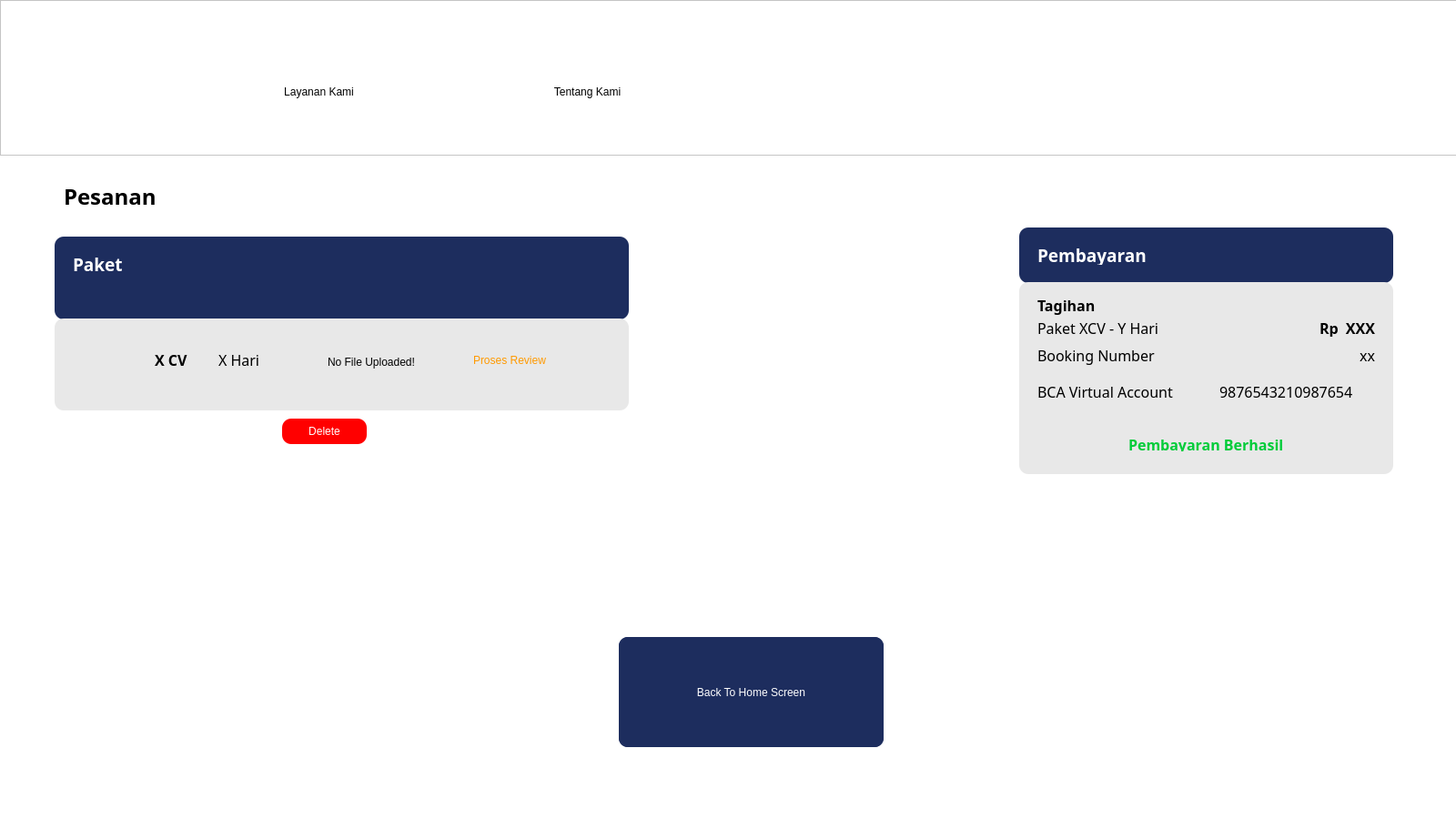
<?xml version="1.0" encoding="UTF-8"?>
<ui version="4.0">
 <class>Dialog</class>
 <widget class="QDialog" name="Dialog">
  <property name="geometry">
   <rect>
    <x>0</x>
    <y>0</y>
    <width>1600</width>
    <height>900</height>
   </rect>
  </property>
  <property name="windowTitle">
   <string>Dialog</string>
  </property>
  <property name="styleSheet">
   <string notr="true">background-color: rgb(255, 255, 255);</string>
  </property>
  <widget class="QLabel" name="labelPesanan">
   <property name="geometry">
    <rect>
     <x>70</x>
     <y>190</y>
     <width>171</width>
     <height>51</height>
    </rect>
   </property>
   <property name="font">
    <font>
     <family>Mulish</family>
     <pointsize>18</pointsize>
     <weight>75</weight>
     <italic>false</italic>
     <bold>true</bold>
    </font>
   </property>
   <property name="text">
    <string>Pesanan</string>
   </property>
  </widget>
  <widget class="QGroupBox" name="paket_box">
   <property name="geometry">
    <rect>
     <x>60</x>
     <y>260</y>
     <width>631</width>
     <height>91</height>
    </rect>
   </property>
   <property name="styleSheet">
    <string notr="true">background-color: rgb(29, 45, 94); border-radius: 10px</string>
   </property>
   <property name="title">
    <string/>
   </property>
   <widget class="QLabel" name="paketText">
    <property name="geometry">
     <rect>
      <x>20</x>
      <y>20</y>
      <width>61</width>
      <height>21</height>
     </rect>
    </property>
    <property name="font">
     <font>
      <family>Mulish</family>
      <pointsize>14</pointsize>
      <weight>75</weight>
      <bold>true</bold>
     </font>
    </property>
    <property name="styleSheet">
     <string notr="true">color: white</string>
    </property>
    <property name="text">
     <string>Paket</string>
    </property>
   </widget>
  </widget>
  <widget class="QGroupBox" name="labelbayar">
   <property name="geometry">
    <rect>
     <x>1120</x>
     <y>250</y>
     <width>411</width>
     <height>61</height>
    </rect>
   </property>
   <property name="styleSheet">
    <string notr="true">background-color: rgb(29, 45, 94); border-radius: 10px</string>
   </property>
   <property name="title">
    <string/>
   </property>
   <widget class="QLabel" name="bayar">
    <property name="geometry">
     <rect>
      <x>20</x>
      <y>20</y>
      <width>121</width>
      <height>21</height>
     </rect>
    </property>
    <property name="font">
     <font>
      <family>Mulish</family>
      <pointsize>14</pointsize>
      <weight>75</weight>
      <bold>true</bold>
     </font>
    </property>
    <property name="styleSheet">
     <string notr="true">color: white</string>
    </property>
    <property name="text">
     <string>Pembayaran</string>
    </property>
   </widget>
  </widget>
  <widget class="QFrame" name="tagihan">
   <property name="geometry">
    <rect>
     <x>1120</x>
     <y>310</y>
     <width>411</width>
     <height>211</height>
    </rect>
   </property>
   <property name="styleSheet">
    <string notr="true">border-radius: 10px;
background-color: rgb(232, 232, 232);</string>
   </property>
   <widget class="QLabel" name="harga">
    <property name="geometry">
     <rect>
      <x>260</x>
      <y>40</y>
      <width>131</width>
      <height>20</height>
     </rect>
    </property>
    <property name="font">
     <font>
      <family>Mulish</family>
      <pointsize>12</pointsize>
      <weight>75</weight>
      <bold>true</bold>
     </font>
    </property>
    <property name="text">
     <string>Rp  XXX</string>
    </property>
    <property name="alignment">
     <set>Qt::AlignRight|Qt::AlignTrailing|Qt::AlignVCenter</set>
    </property>
   </widget>
   <widget class="QLabel" name="tagihantitle">
    <property name="geometry">
     <rect>
      <x>20</x>
      <y>10</y>
      <width>91</width>
      <height>31</height>
     </rect>
    </property>
    <property name="font">
     <font>
      <family>Mulish</family>
      <pointsize>12</pointsize>
      <weight>75</weight>
      <bold>true</bold>
     </font>
    </property>
    <property name="text">
     <string>Tagihan</string>
    </property>
   </widget>
   <widget class="QLabel" name="rincian">
    <property name="geometry">
     <rect>
      <x>20</x>
      <y>40</y>
      <width>181</width>
      <height>20</height>
     </rect>
    </property>
    <property name="font">
     <font>
      <family>Mulish</family>
      <pointsize>12</pointsize>
      <weight>50</weight>
      <bold>false</bold>
     </font>
    </property>
    <property name="text">
     <string>Paket XCV - Y Hari</string>
    </property>
   </widget>
   <widget class="QLabel" name="paymentsuccess">
    <property name="geometry">
     <rect>
      <x>120</x>
      <y>170</y>
      <width>171</width>
      <height>16</height>
     </rect>
    </property>
    <property name="font">
     <font>
      <family>Mulish</family>
      <pointsize>12</pointsize>
      <weight>75</weight>
      <bold>true</bold>
     </font>
    </property>
    <property name="styleSheet">
     <string notr="true">color: rgb(0, 204, 57);</string>
    </property>
    <property name="text">
     <string>Pembayaran Berhasil</string>
    </property>
   </widget>
   <widget class="QLabel" name="bank">
    <property name="geometry">
     <rect>
      <x>20</x>
      <y>110</y>
      <width>181</width>
      <height>20</height>
     </rect>
    </property>
    <property name="font">
     <font>
      <family>Mulish</family>
      <pointsize>12</pointsize>
      <weight>50</weight>
      <bold>false</bold>
     </font>
    </property>
    <property name="text">
     <string>BCA Virtual Account</string>
    </property>
   </widget>
   <widget class="QLabel" name="rekening">
    <property name="geometry">
     <rect>
      <x>220</x>
      <y>110</y>
      <width>181</width>
      <height>20</height>
     </rect>
    </property>
    <property name="font">
     <font>
      <family>Mulish</family>
      <pointsize>12</pointsize>
      <weight>50</weight>
      <bold>false</bold>
     </font>
    </property>
    <property name="text">
     <string>9876543210987654</string>
    </property>
   </widget>
   <widget class="QLabel" name="label">
    <property name="geometry">
     <rect>
      <x>20</x>
      <y>70</y>
      <width>141</width>
      <height>21</height>
     </rect>
    </property>
    <property name="font">
     <font>
      <family>Mulish</family>
      <pointsize>12</pointsize>
     </font>
    </property>
    <property name="text">
     <string>Booking Number</string>
    </property>
   </widget>
   <widget class="QLabel" name="bookingNumber">
    <property name="geometry">
     <rect>
      <x>250</x>
      <y>70</y>
      <width>141</width>
      <height>21</height>
     </rect>
    </property>
    <property name="font">
     <font>
      <family>Mulish</family>
      <pointsize>12</pointsize>
     </font>
    </property>
    <property name="text">
     <string>xx</string>
    </property>
    <property name="alignment">
     <set>Qt::AlignRight|Qt::AlignTrailing|Qt::AlignVCenter</set>
    </property>
   </widget>
  </widget>
  <widget class="QFrame" name="framePaket">
   <property name="geometry">
    <rect>
     <x>60</x>
     <y>350</y>
     <width>631</width>
     <height>101</height>
    </rect>
   </property>
   <property name="styleSheet">
    <string notr="true">border-radius: 10px;
background-color: rgb(232, 232, 232);</string>
   </property>
   <property name="frameShape">
    <enum>QFrame::StyledPanel</enum>
   </property>
   <property name="frameShadow">
    <enum>QFrame::Raised</enum>
   </property>
   <widget class="QLabel" name="jmlCV">
    <property name="geometry">
     <rect>
      <x>110</x>
      <y>30</y>
      <width>91</width>
      <height>31</height>
     </rect>
    </property>
    <property name="font">
     <font>
      <family>Mulish</family>
      <pointsize>12</pointsize>
      <weight>75</weight>
      <bold>true</bold>
     </font>
    </property>
    <property name="text">
     <string>X CV</string>
    </property>
   </widget>
   <widget class="QLabel" name="jmlHari">
    <property name="geometry">
     <rect>
      <x>180</x>
      <y>30</y>
      <width>91</width>
      <height>31</height>
     </rect>
    </property>
    <property name="font">
     <font>
      <family>Mulish</family>
      <pointsize>12</pointsize>
      <weight>50</weight>
      <bold>false</bold>
     </font>
    </property>
    <property name="text">
     <string>X Hari</string>
    </property>
   </widget>
   <widget class="QPushButton" name="uploadButton">
    <property name="geometry">
     <rect>
      <x>490</x>
      <y>30</y>
      <width>111</width>
      <height>31</height>
     </rect>
    </property>
    <property name="styleSheet">
     <string notr="true">font: 81 12pt &quot;Mulish ExtraBold&quot;;
color: white;
background-color: rgb(29, 45, 94);
border-radius: 10px
</string>
    </property>
    <property name="text">
     <string>Unggah CV</string>
    </property>
   </widget>
   <widget class="QLabel" name="fileName">
    <property name="geometry">
     <rect>
      <x>300</x>
      <y>40</y>
      <width>151</width>
      <height>16</height>
     </rect>
    </property>
    <property name="styleSheet">
     <string notr="true">font: 10pt &quot;Mulish&quot;;</string>
    </property>
    <property name="text">
     <string>No File Uploaded!</string>
    </property>
   </widget>
   <widget class="QLabel" name="prosesReview">
    <property name="geometry">
     <rect>
      <x>460</x>
      <y>30</y>
      <width>151</width>
      <height>31</height>
     </rect>
    </property>
    <property name="styleSheet">
     <string notr="true">font: 11pt &quot;Mulish&quot;; color:rgb(255, 153, 0)</string>
    </property>
    <property name="text">
     <string>Proses Review</string>
    </property>
   </widget>
   <widget class="QLabel" name="gambar">
    <property name="geometry">
     <rect>
      <x>20</x>
      <y>20</y>
      <width>51</width>
      <height>51</height>
     </rect>
    </property>
    <property name="text">
     <string/>
    </property>
    <property name="pixmap">
     <pixmap>../../img/resume (1).png</pixmap>
    </property>
    <property name="scaledContents">
     <bool>true</bool>
    </property>
   </widget>
  </widget>
  <widget class="QPushButton" name="submitBookingButton">
   <property name="geometry">
    <rect>
     <x>680</x>
     <y>700</y>
     <width>291</width>
     <height>121</height>
    </rect>
   </property>
   <property name="styleSheet">
    <string notr="true">font: 81 12pt &quot;Mulish ExtraBold&quot;;
color: white;
background-color: rgb(29, 45, 94);
border-radius: 10px
</string>
   </property>
   <property name="text">
    <string>Submit Booking</string>
   </property>
  </widget>
  <widget class="QPushButton" name="delete_button">
   <property name="geometry">
    <rect>
     <x>310</x>
     <y>460</y>
     <width>93</width>
     <height>28</height>
    </rect>
   </property>
   <property name="styleSheet">
    <string notr="true">font: 81 12pt &quot;Mulish ExtraBold&quot;;
color: white;
border-radius: 10px;
background-color: rgb(255, 0, 0);
</string>
   </property>
   <property name="text">
    <string>Delete</string>
   </property>
  </widget>
  <widget class="QPushButton" name="homescreen">
   <property name="geometry">
    <rect>
     <x>680</x>
     <y>700</y>
     <width>291</width>
     <height>121</height>
    </rect>
   </property>
   <property name="styleSheet">
    <string notr="true">font: 81 12pt &quot;Mulish ExtraBold&quot;;
color: white;
background-color: rgb(29, 45, 94);
border-radius: 10px
</string>
   </property>
   <property name="text">
    <string>Back To Home Screen</string>
   </property>
  </widget>
  <widget class="QPushButton" name="layananKami">
   <property name="geometry">
    <rect>
     <x>280</x>
     <y>70</y>
     <width>141</width>
     <height>61</height>
    </rect>
   </property>
   <property name="styleSheet">
    <string notr="true">font: 81 12pt &quot;Mulish ExtraBold&quot;;
background-color: rgb(255, 255, 255);
border-radius: 20px</string>
   </property>
   <property name="text">
    <string>Layanan Kami</string>
   </property>
  </widget>
  <widget class="QPushButton" name="layananKami_2">
   <property name="geometry">
    <rect>
     <x>570</x>
     <y>70</y>
     <width>151</width>
     <height>61</height>
    </rect>
   </property>
   <property name="styleSheet">
    <string notr="true">font: 81 12pt &quot;Mulish ExtraBold&quot;;
background-color: rgb(255, 255, 255);
border-radius: 20px</string>
   </property>
   <property name="text">
    <string>Tentang Kami</string>
   </property>
  </widget>
  <widget class="QFrame" name="frame_2">
   <property name="geometry">
    <rect>
     <x>0</x>
     <y>0</y>
     <width>1601</width>
     <height>171</height>
    </rect>
   </property>
   <property name="styleSheet">
    <string notr="true">background-color: rgb(255, 255, 255);</string>
   </property>
   <property name="frameShape">
    <enum>QFrame::StyledPanel</enum>
   </property>
   <property name="frameShadow">
    <enum>QFrame::Raised</enum>
   </property>
  </widget>
  <widget class="QLabel" name="label_2">
   <property name="geometry">
    <rect>
     <x>40</x>
     <y>80</y>
     <width>151</width>
     <height>41</height>
    </rect>
   </property>
   <property name="text">
    <string/>
   </property>
   <property name="pixmap">
    <pixmap>../../img/logo aksel.png</pixmap>
   </property>
   <property name="scaledContents">
    <bool>true</bool>
   </property>
  </widget>
  <zorder>frame_2</zorder>
  <zorder>labelPesanan</zorder>
  <zorder>paket_box</zorder>
  <zorder>labelbayar</zorder>
  <zorder>tagihan</zorder>
  <zorder>framePaket</zorder>
  <zorder>submitBookingButton</zorder>
  <zorder>delete_button</zorder>
  <zorder>homescreen</zorder>
  <zorder>layananKami</zorder>
  <zorder>layananKami_2</zorder>
  <zorder>label_2</zorder>
 </widget>
 <resources>
  <include location="../../img/cv.qrc"/>
 </resources>
 <connections/>
</ui>
